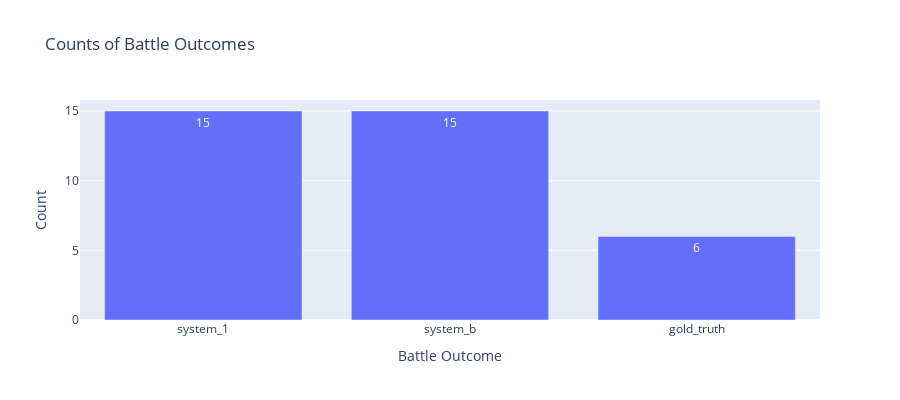

Notebook code for this chart:
### Code cell
plot_rank(judge_rank) #higher is better

### Figure 1 — Plotly figure (JSON) as saved in the notebook; plotly's stock layout.template omitted (floating-point values rounded to 4 significant figures)
{"data": [{"alignmentgroup": "True", "hovertemplate": "x=%{x}<br>y=%{y}<extra></extra>", "legendgroup": "", "marker": {"color": "#636efa", "pattern": {"shape": ""}}, "name": "", "offsetgroup": "", "orientation": "v", "showlegend": false, "textposition": "auto", "texttemplate": "%{y}", "x": ["system_1", "system_b", "gold_truth"], "xaxis": "x", "y": [15.0, 15.0, 6.0], "yaxis": "y", "type": "bar"}], "layout": {"xaxis": {"anchor": "y", "domain": [0.0, 1.0], "title": {"text": "Battle Outcome"}}, "yaxis": {"anchor": "x", "domain": [0.0, 1.0], "title": {"text": "Count"}}, "legend": {"tracegroupgap": 0}, "title": {"text": "Counts of Battle Outcomes"}, "barmode": "relative", "height": 400, "showlegend": false}}
